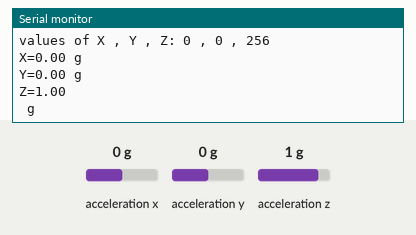
This sketch was run on a simulated Arduino Uno, built with avr-gcc and run on an emulated ATmega328P. On the bench: the last lines printed to the serial monitor. The test bench sets the inputs (shaded band); at power-on: acceleration x 0 g, acceleration y 0 g, acceleration z 1 g.

Above: at 6.7 s.
6.8 s: acceleration x set to -1.4 g
At 7.62 s:
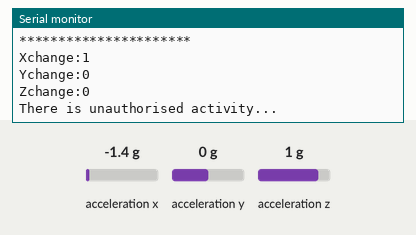
9.4 s: acceleration x set to -0.8 g
At 10.0 s:
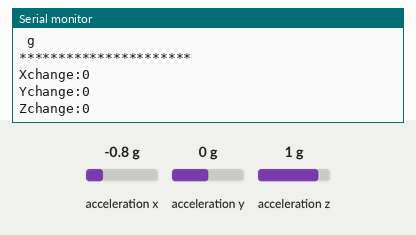
12.4 s: acceleration y set to -1.4 g
At 12.86 s:
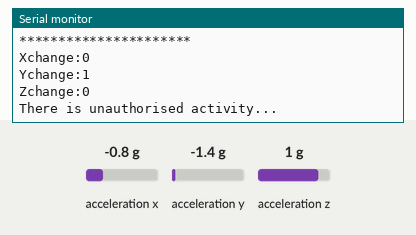
15.4 s: acceleration z set to 0 g
At 15.89 s:
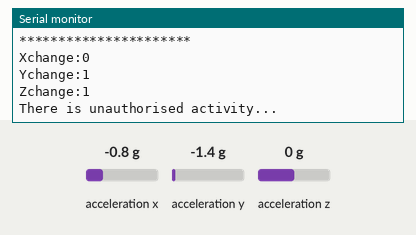
18.4 s: acceleration y set to 0 g
At 18.9 s:
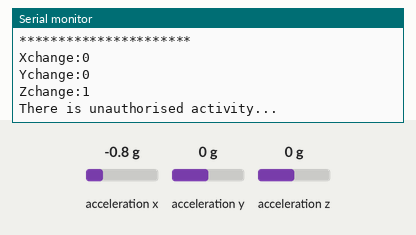
21.4 s: acceleration x set to 0 g
Timing chart, 0 to 24.4 s (numbered marks = the images above; inputs shaded):
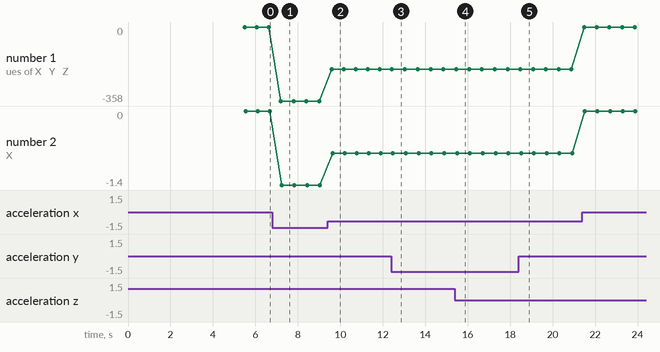

Measured:
- after the input at 6.8 s, the serial monitor: prints a new line after 0.39 s (image 1)
- after the input at 9.4 s, the serial monitor: prints a new line after 0.20 s (image 2)
- after the input at 12.4 s, the serial monitor: prints a new line at once (image 3)
- after the input at 15.4 s, the serial monitor: prints a new line after 0.06 s (image 4)
- after the input at 18.4 s, the serial monitor: prints a new line after 0.08 s (image 5)
- plotted number 1: 0 → -358 after the input at 6.8 s, -358 → -204 after the input at 9.4 s
- plotted number 2: 0 → -1.4 after the input at 6.8 s, -1.4 → -0.8 after the input at 9.4 s

The sketch:

Theft_protection_accelerometer.ino
```cpp
#include <Wire.h>      //library to establised I2C communication between LinkIt One and Grove - 3-Axis Digital Accelerometer(±16g)
#include <ADXL345.h>  //This library of ADXL345 used extract data read by sensor in various forms

ADXL345 adxl;       //variable adxl is an instance of the ADXL345 library

int x_initial,y_initial,z_initial;
double xyz_initial[3];
double ax_initial,ay_initial,az_initial;

//Function to Store initial axis value of x,y & z for comparision
void axis_initialization(){
  adxl.readXYZ(&x_initial, &y_initial, &z_initial); //read the accelerometer values and store them in variables  x_initial,y_initial,z_initial
  adxl.getAcceleration(xyz_initial);
  ax_initial = xyz_initial[0];
  ay_initial = xyz_initial[1];
  az_initial = xyz_initial[2];
  delay(500);
 }

//To compare initial values with current reading of x,y & z values for theft protection
int compareResult(){
  //Boring accelerometer stuff
  int x,y,z,Xchange,Ychange,Zchange;
  adxl.readXYZ(&x, &y, &z); //read the accelerometer values and store them in variables  x,y,z
  // Output x,y,z values

  Serial.print("values of X , Y , Z: ");
  Serial.print(x);
  Serial.print(" , ");
  Serial.print(y);
  Serial.print(" , ");
  Serial.println(z);


  double xyz[3];
  double ax,ay,az;
  adxl.getAcceleration(xyz);
  ax = xyz[0];
  ay = xyz[1];
  az = xyz[2];


  Serial.print("X=");
  Serial.print(ax);
    Serial.println(" g");
  Serial.print("Y=");
  Serial.print(ay);
    Serial.println(" g");
  Serial.print("Z=");
  Serial.println(az);
    Serial.println(" g");
  Serial.println("**********************");


  if((int)ax!=(int)ax_initial){
      Xchange=1;
  }
  else {
      Xchange=0;
  }

  Serial.print("Xchange:");
  Serial.println(Xchange);

  if((int)ay!=(int)ay_initial){
      Ychange=1;
  }
  else {
      Ychange=0;
  }

  Serial.print("Ychange:");
  Serial.println(Ychange);

  if((int)az!=(int)az_initial){
      Zchange=1;
  }
  else {
      Zchange=0;
  }

  Serial.print("Zchange:");
  Serial.println(Zchange);

  if((Xchange==1)||(Ychange==1)||(Zchange==1)){
    return 1;
  }
  else return 0;

  }
void setup(){
  Serial.begin(9600);
  delay(5000);
  adxl.powerOn();
  axis_initialization();
  Serial.println("SP DMS");
}

void loop(){
  int unauthorised_activity;
  unauthorised_activity=compareResult();
  if(unauthorised_activity==1){
    Serial.println("There is unauthorised activity...");
    }
 delay(500);

}
```
